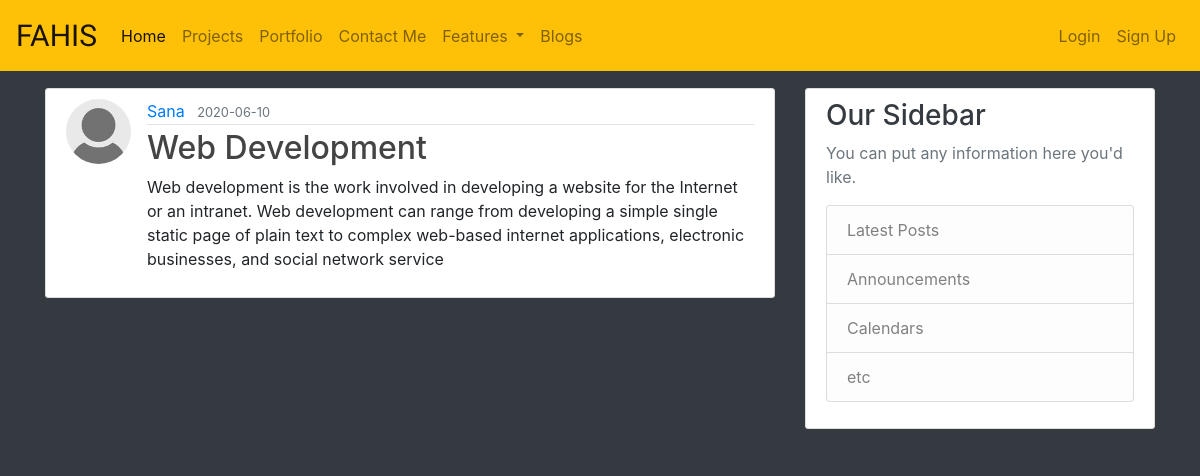
The app's page /blog/5 with its own data.
### website/models.py (models this page shows, shortened)
class User(db.Model, UserMixin):
    id = db.Column(db.Integer, primary_key=True)
    username = db.Column(db.String(20),unique=True,nullable=False)
    email = db.Column(db.String(120),unique=True,nullable=False)
    image_file = db.Column(db.String(20), nullable=False, default='default.jpg')
    password = db.Column(db.String(60), nullable=False)
    posts = db.relationship('Post', backref='author', lazy=True)

class Post(db.Model):
    id = db.Column(db.Integer, primary_key=True)
    title = db.Column(db.String(100),nullable=False)
    date_posted = db.Column(db.DateTime, nullable=False, default=datetime.utcnow)
    content = db.Column(db.Text, nullable=False)
    user_id = db.Column(db.Integer, db.ForeignKey('user.id'),nullable=False)

### website/routes.py (the view)
@app.route("/blog/<int:post_id>")
def post(post_id):
    post = Post.query.get_or_404(post_id)
    return render_template('post.html', title=post.title, post=post)

### website/templates/post.html (shortened to what this page needs)
{% extends 'Bloglayout.html' %}
{% block blog %}
    <article class="media content-section">
        <img class="rounded-circle article-img" src="{{ url_for('static',filename='img/profile_pic/'+post.author.image_file)}}">
        <div class="media-body">
            <div class="article-metadata">
            <a class="mr-2" href="{{ url_for('user_posts',username=post.author.username) }}">{{ post.author.username }}</a>
            <small class="text-muted">{{ post.date_posted.strftime('%Y-%m-%d') }}</small>
            </div>
            <h2 class="article-title">{{ post.title }}</a></h2>
            <p class="article-content">{{ post.content }}</p>
        </div>
    </article>
{% endblock blog %}

### website/static/css/main.css (style rules this page uses)
.content-section { background: #ffffff; padding: 10px 20px; border: 1px solid #dddddd; border-radius: 3px; margin-bottom: 20px; }
.article-title { color: #444444; }
.article-content { white-space: pre-line; }
.article-img { height: 65px; width: 65px; margin-right: 16px; }
.article-metadata { padding-bottom: 1px; margin-bottom: 4px; border-bottom: 1px solid #e3e3e3 }

### records on screen
User: image_file (placeholder picture), author.username "Sana"
Post: date_posted "2020-06-10", title "Web Development", content "Web development is the work involved in developing a website for the Internet or an intranet. Web development can range from developing a simple single static page of plain text to complex web-based internet applications, electronic businesses, and social network service"
